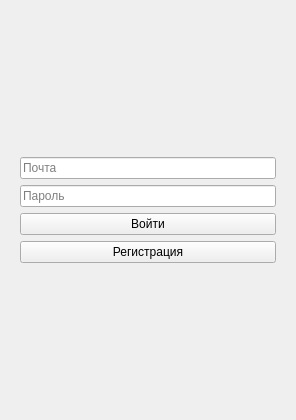
<?xml version="1.0" encoding="UTF-8"?>
<ui version="4.0">
 <class>MainWidget</class>
 <widget class="QWidget" name="MainWidget">
  <property name="windowTitle">
   <string>Пример регистрации/входа</string>
  </property>
  <layout class="QVBoxLayout" name="verticalLayout">
   <item>
    <widget class="QStackedWidget" name="stackedWidget">
     <widget class="QWidget" name="page_login">
      <attribute name="title">
       <string>Login</string>
      </attribute>
      <layout class="QVBoxLayout" name="verticalLayout_login">
       <item>
        <widget class="QLabel" name="label_logo">
         <property name="pixmap">
          <pixmap resource="C:\Users\VICTUS\Downloads\rosneft-logo-eng.svg"/>
         </property>
         <property name="alignment">
          <set>Qt::AlignCenter</set>
         </property>
         <property name="minimumSize">
          <size>
           <width>0</width>
           <height>80</height>
          </size>
         </property>
        </widget>
       </item>
       <item>
        <widget class="QLineEdit" name="le_login_email">
         <property name="placeholderText">
          <string>Почта</string>
         </property>
        </widget>
       </item>
       <item>
        <widget class="QLineEdit" name="le_login_password">
         <property name="placeholderText">
          <string>Пароль</string>
         </property>
         <property name="echoMode">
          <enum>QLineEdit::Password</enum>
         </property>
        </widget>
       </item>
       <item>
        <widget class="QPushButton" name="btn_login">
         <property name="text">
          <string>Войти</string>
         </property>
        </widget>
       </item>
       <item>
        <widget class="QPushButton" name="btn_go_register">
         <property name="text">
          <string>Регистрация</string>
         </property>
        </widget>
       </item>
       <item>
        <widget class="QLabel" name="label_login_info">
         <property name="text">
          <string></string>
         </property>
        </widget>
       </item>
      </layout>
     </widget>
     <widget class="QWidget" name="page_register">
      <attribute name="title">
       <string>Register</string>
      </attribute>
      <layout class="QVBoxLayout" name="verticalLayout_register">
       <item>
        <widget class="QLabel" name="label_logo_reg">
         <property name="pixmap">
          <pixmap resource="rosneft-ru-icon.png"/>
         </property>
         <property name="alignment">
          <set>Qt::AlignCenter</set>
         </property>
         <property name="minimumSize">
          <size>
           <width>0</width>
           <height>80</height>
          </size>
         </property>
        </widget>
       </item>
       <item>
        <widget class="QLineEdit" name="le_name">
         <property name="placeholderText">
          <string>Имя</string>
         </property>
        </widget>
       </item>
       <item>
        <widget class="QLineEdit" name="le_surname">
         <property name="placeholderText">
          <string>Фамилия</string>
         </property>
        </widget>
       </item>
       <item>
        <widget class="QLineEdit" name="le_patronymic">
         <property name="placeholderText">
          <string>Отчество</string>
         </property>
        </widget>
       </item>
       <item>
        <widget class="QLineEdit" name="le_email">
         <property name="placeholderText">
          <string>Почта</string>
         </property>
        </widget>
       </item>
       <item>
        <widget class="QLineEdit" name="le_phone">
         <property name="placeholderText">
          <string>Телефон</string>
         </property>
        </widget>
       </item>
       <item>
        <widget class="QLineEdit" name="le_password">
         <property name="placeholderText">
          <string>Пароль</string>
         </property>
         <property name="echoMode">
          <enum>QLineEdit::Password</enum>
         </property>
        </widget>
       </item>
       <item>
        <widget class="QLineEdit" name="le_confirm">
         <property name="placeholderText">
          <string>Подтверждение пароля</string>
         </property>
         <property name="echoMode">
          <enum>QLineEdit::Password</enum>
         </property>
        </widget>
       </item>
       <item>
        <widget class="QLineEdit" name="le_position">
         <property name="placeholderText">
          <string>Должность</string>
         </property>
        </widget>
       </item>
       <item>
        <widget class="QPushButton" name="btn_register">
         <property name="text">
          <string>Регистрация</string>
         </property>
        </widget>
       </item>
       <item>
        <widget class="QPushButton" name="btn_back_to_login">
         <property name="text">
          <string>Назад к входу</string>
         </property>
        </widget>
       </item>
       <item>
        <widget class="QLabel" name="label_register_info">
         <property name="text">
          <string></string>
         </property>
        </widget>
       </item>
      </layout>
     </widget>
     <widget class="QWidget" name="page_main">
      <attribute name="title">
       <string>Main</string>
      </attribute>
      <layout class="QVBoxLayout" name="verticalLayout_main">
       <item>
        <widget class="QLabel" name="lbl_fullname">
         <property name="text">
          <string>Фамилия Имя Отчество</string>
         </property>
         <property name="alignment">
          <set>Qt::AlignCenter</set>
         </property>
         <property name="minimumSize">
          <size>
           <width>0</width>
           <height>30</height>
          </size>
         </property>
         <property name="font">
          <font>
           <pointsize>12</pointsize>
           <weight>75</weight>
           <bold>true</bold>
          </font>
         </property>
        </widget>
       </item>
       <item>
        <widget class="QLabel" name="lbl_email">
         <property name="text">
          <string>email@example.com</string>
         </property>
         <property name="alignment">
          <set>Qt::AlignCenter</set>
         </property>
        </widget>
       </item>
       <item>
        <widget class="QLabel" name="lbl_position">
         <property name="text">
          <string>Должность</string>
         </property>
         <property name="alignment">
          <set>Qt::AlignCenter</set>
         </property>
        </widget>
       </item>
       <item>
        <widget class="QTableWidget" name="table_heatmap">
         <property name="rowCount">
          <number>1</number>
         </property>
         <property name="columnCount">
          <number>7</number>
         </property>
         <property name="minimumSize">
          <size>
           <width>0</width>
           <height>120</height>
          </size>
         </property>
        </widget>
       </item>
       <item>
        <widget class="QPushButton" name="btn_logout">
         <property name="text">
          <string>Выйти</string>
         </property>
        </widget>
       </item>
      </layout>
     </widget>
    </widget>
   </item>
  </layout>
 </widget>
 <resources/>
 <connections/>
</ui>
